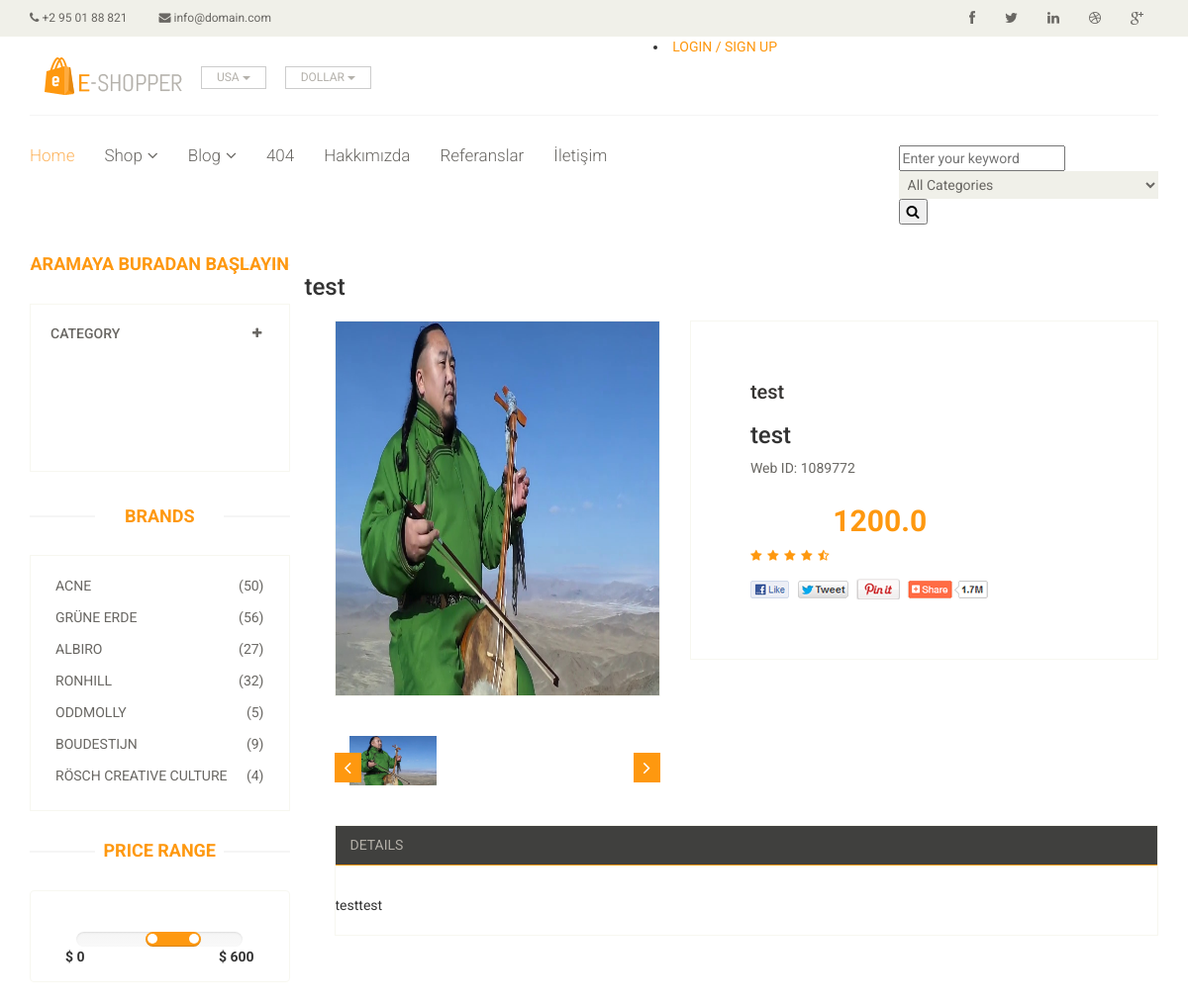
The page /product/17/test-test/ (upper part) on the database as committed earlier.
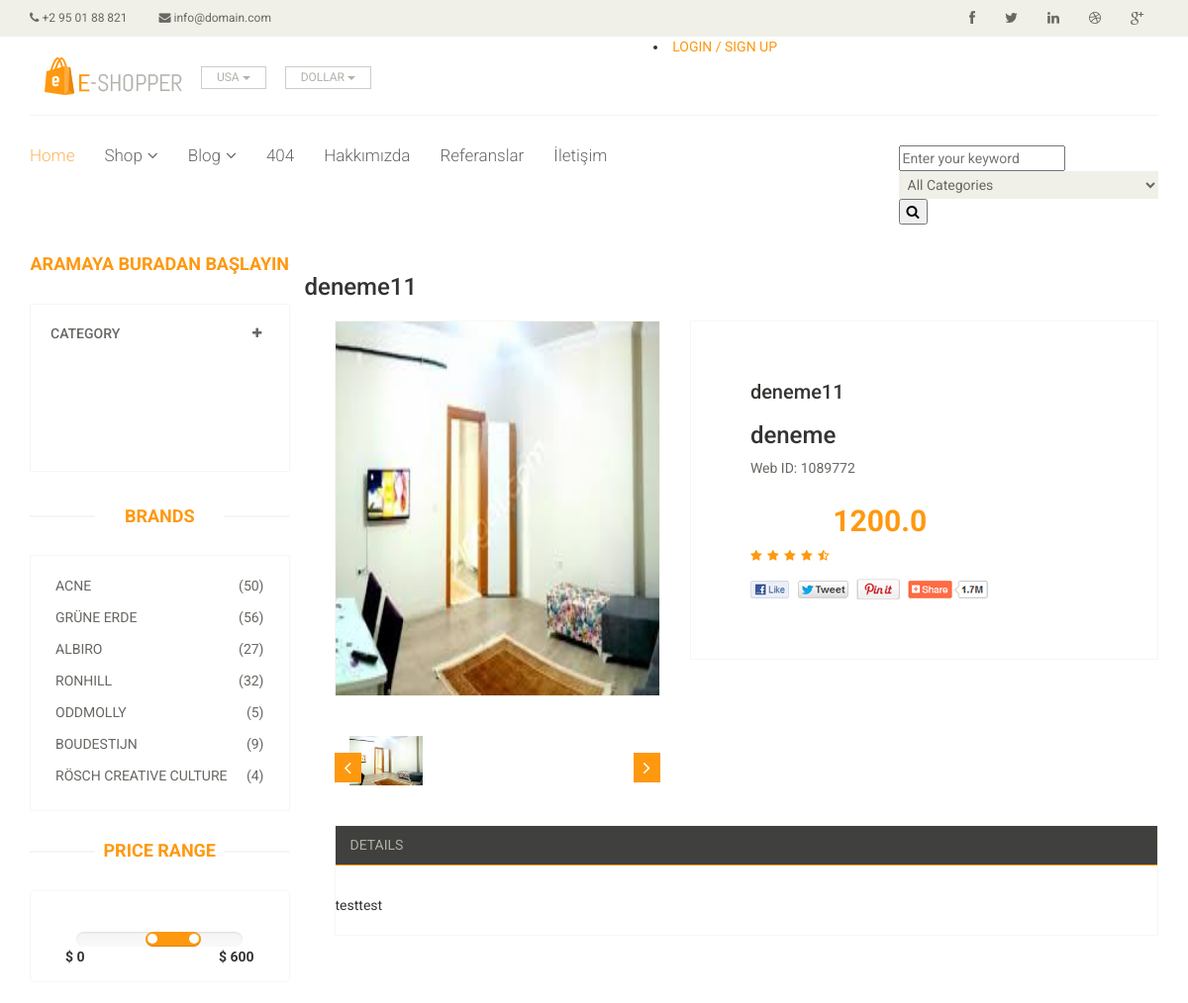
The same page on the database as committed later.
### product/models.py (models this page shows, shortened)
class Product(models.Model):
    STATUS = (
        ('True', 'Evet'),
        ('False', 'Hayır'),
    )
    user = models.ForeignKey(User, on_delete=models.CASCADE)
    category = models.ForeignKey(Category, on_delete=models.CASCADE)
    title = models.CharField(max_length=150)
    keywords = models.CharField(max_length=255)
    description = models.CharField(max_length=255)
    image = models.ImageField(blank=True, upload_to='images/')
    price = models.FloatField()
    detail = RichTextUploadingField()
    slug = models.SlugField(null=False, unique=True)
    status = models.CharField(max_length=10, choices=STATUS)
    create_at = models.DateTimeField(auto_now_add=True)
    update_at = models.DateTimeField(auto_now=True)
    def image_tag(self):
        return mark_safe('<img src="{}" height="50"/>'.format(self.image.url))
    image_tag.short_description = 'Image'

### home/views.py (the view)
# urls.py: path('product/<int:id>/<slug:slug>/', views.product_detail, name='product_detail'),
def product_detail(request,id,slug):
    category = Category.objects.all()
    product = Product.objects.get(pk=id)
    images = Images.objects.filter(product_id=id)
    comments = Comment.objects.filter(product_id=id, status='True')
    context = {'product': product,
               'category': category,
               'images': images,
               'comments': comments,
               }
    return render(request,'product_detail.html',context)

### home/templates/product_detail.html (shortened to what this page needs)
{% extends "homebase.html" %}
{% block maincontent %}
<div class="container">
			<div class="row">
				<div class="col-sm-3">
					<div class="left-sidebar">
						<h2>Aramaya Buradan Başlayın</h2>
						<div class="panel-group category-products" id="accordian">
							<div class="panel panel-default">
								<div class="panel-heading">
									<h4 class="panel-title">
										<a data-toggle="collapse" data-parent="#accordian" href="#sportswear">
											<span class="badge pull-right"><i class="fa fa-plus"></i></span>
											Category
										</a>
									</h4>
								</div>
										{% load mptt_tags %}
							</div>
							<div class="panel panel-default">
								<div class="panel-heading">
								</div>
							</div>
							<div class="panel panel-default">
								<div class="panel-heading">
								</div>
							</div>
							<div class="panel panel-default">
								<div class="panel-heading">
								</div>
							</div>
							<div class="panel panel-default">
								<div class="panel-heading">
								</div>
							</div>
							<div class="panel panel-default">
								<div class="panel-heading">
								</div>
							</div>
							<div class="panel panel-default">
								<div class="panel-heading">
								</div>
							</div>
							<div class="panel panel-default">
								<div class="panel-heading">
								</div>
							</div>
						</div>
						<div class="brands_products">
							<h2>Brands</h2>
							<div class="brands-name">
								<ul class="nav nav-pills nav-stacked">
									<li><a href="#"> <span class="pull-right">(50)</span>Acne</a></li>
									<li><a href="#"> <span class="pull-right">(56)</span>Grüne Erde</a></li>
									<li><a href="#"> <span class="pull-right">(27)</span>Albiro</a></li>
									<li><a href="#"> <span class="pull-right">(32)</span>Ronhill</a></li>
									<li><a href="#"> <span class="pull-right">(5)</span>Oddmolly</a></li>
									<li><a href="#"> <span class="pull-right">(9)</span>Boudestijn</a></li>
									<li><a href="#"> <span class="pull-right">(4)</span>Rösch creative culture</a></li>
								</ul>
							</div>
						</div>
						<div class="price-range">
							<h2>Price Range</h2>
							<div class="well text-center">
								 <input type="text" class="span2" value="" data-slider-min="0" data-slider-max="600" data-slider-step="5" data-slider-value="[250,450]" id="sl2" ><br />
								 <b class="pull-left">$ 0</b> <b class="pull-right">$ 600</b>
							</div>
						</div>
					</div>
				</div>
				<h3>{{product.title}}</h3>
{% load static %}
				<div class="col-sm-9 padding-right">
					<div class="product-details">
						<div class="col-sm-5">
							<div class="view-product">
								<a href="{{product.image.url}}"><img src="{{product.image.url}}" alt=""/></a>
							</div>
							<div id="similar-product" class="carousel slide" data-ride="carousel">
								    <div class="carousel-inner">
										<div class="item active">
										  <a href="{{product.image.url}}"><img src="{{product.image.url}}" style="Height:50px" alt=""></a>
										</div>
									</div>
								  <a class="left item-control" href="#similar-product" data-slide="prev">
									<i class="fa fa-angle-left"></i>
								  </a>
								  <a class="right item-control" href="#similar-product" data-slide="next">
									<i class="fa fa-angle-right"></i>
								  </a>
							</div>
						</div>
						<div class="col-sm-7">
							<div class="product-information">
								<h2>{{product.title}}</h2>
								<h3>{{product.description}}</h3>
								<p>Web ID: 1089772</p>
								<img src="images/product-details/rating.png" alt="" />
								<span>
									<span>{{product.price}}</span>
								</span>
								<a href=""><img src="images/product-details/share.png" class="share img-responsive"  alt="" /></a>
							</div>
						</div>
					</div>
					<div class="category-tab shop-details-tab">
						<div class="col-sm-12">
							<ul class="nav nav-tabs">
								<li><a href="#details" data-toggle="tab">Details</a></li>
							</ul>
						</div>
						{{product.detail | safe}}
					</div>
				</div>
			</div>
</div>
{% endblock %}

Rows that differ between the two databases and show on the page:
changed Product "testtest": title "test" → "deneme11"; image: picture added in place of a placeholder; description "test" → "deneme"
